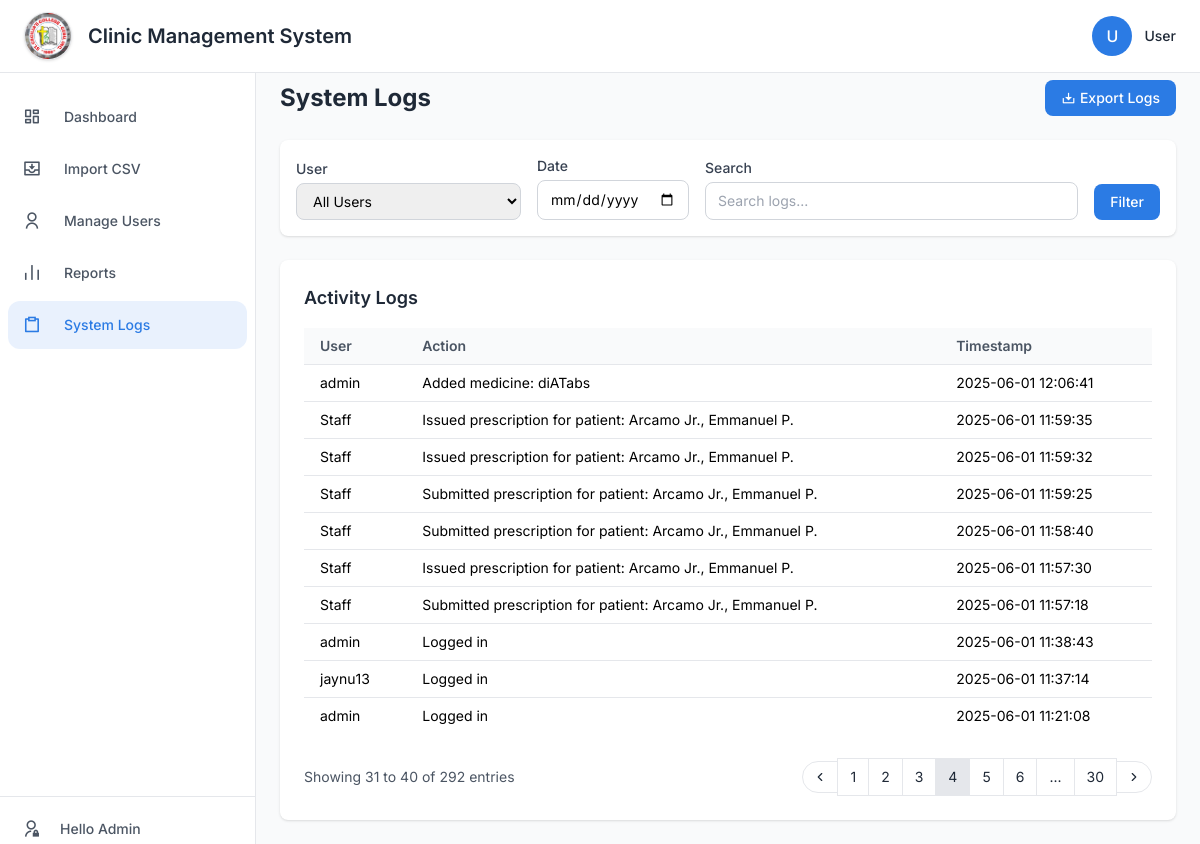
The app's page /admin/logs.php?page=4, older data.
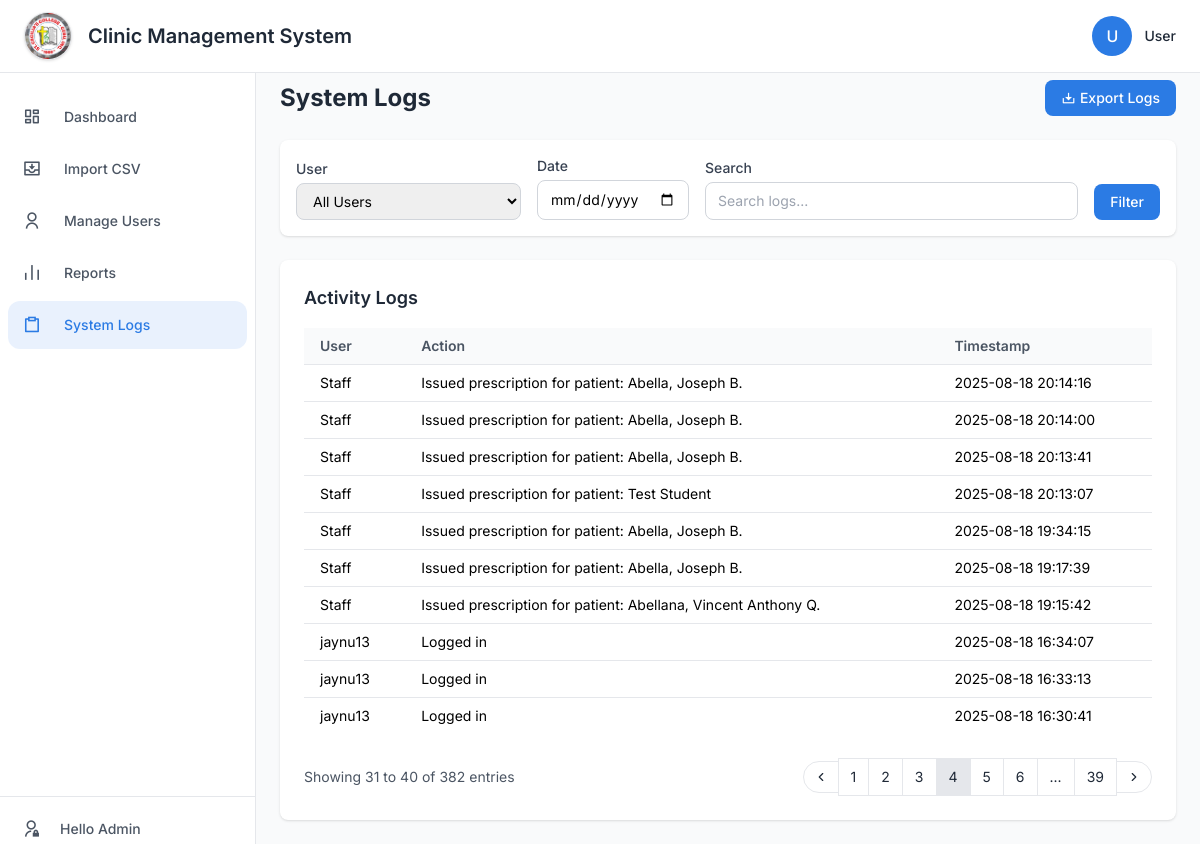
The same page, newer data.
### tables this page shows
CREATE TABLE `logs` (
  `id` int(11) NOT NULL,
  `user_id` int(11) DEFAULT NULL,
  `user_email` varchar(255) DEFAULT NULL,
  `action` varchar(255) DEFAULT NULL,
  `timestamp` datetime DEFAULT current_timestamp()
);

### admin/logs.php (the view, shortened to what the changed rows need)
<?php
include '../includea/header.php';
$perPage = 10;
$currentPage = isset($_GET['page']) ? max(1, intval($_GET['page'])) : 1;
$offset = ($currentPage - 1) * $perPage;
try {
    $db = new PDO('mysql:host=localhost;dbname=clinic_management_system;charset=utf8', 'root', '');
    $db->setAttribute(PDO::ATTR_ERRMODE, PDO::ERRMODE_EXCEPTION);
    $whereConditions = [];
    $params = [];
    $whereClause = !empty($whereConditions) ? 'WHERE ' . implode(' AND ', $whereConditions) : '';
    $countQuery = "SELECT COUNT(*) FROM logs $whereClause";
    $countStmt = $db->prepare($countQuery);
    $countStmt->execute($params);
    $totalLogs = $countStmt->fetchColumn();
    $totalPages = ceil($totalLogs / $perPage);
    $logsQuery = "SELECT * FROM logs $whereClause ORDER BY timestamp DESC LIMIT $perPage OFFSET $offset";
    $logsStmt = $db->prepare($logsQuery);
    $logsStmt->execute($params);
    $logs = $logsStmt->fetchAll(PDO::FETCH_ASSOC);
    $userMap = [];
    try {
        $userRows = $db->query('SELECT email, username FROM users')->fetchAll(PDO::FETCH_ASSOC);
        foreach ($userRows as $u) {
            $userMap[$u['email']] = $u['username'];
        }
    } catch (Exception $e) {}
} catch (PDOException $e) {
    $logs = [];
    $totalLogs = 0;
    $totalPages = 0;
    $userMap = [];
}
?>
<main class="flex-1 overflow-y-auto bg-gray-50 p-6 ml-16 md:ml-64 mt-[56px]">
        <div class="flex items-center justify-between mb-6">
            <h2 class="text-2xl font-bold text-gray-800">System Logs</h2>
        </div>
        <div class="bg-white rounded shadow p-6">
            <div class="overflow-x-auto">
                <table class="min-w-full divide-y divide-gray-200 text-sm">
                    <thead class="bg-gray-50">
                        <tr>
                            <th class="px-4 py-2 text-left font-semibold text-gray-600">User</th>
                            <th class="px-4 py-2 text-left font-semibold text-gray-600">Action</th>
                            <th class="px-4 py-2 text-left font-semibold text-gray-600">Timestamp</th>
                        </tr>
                    </thead>
                    <tbody class="divide-y divide-gray-200">
                        <?php if (!empty($logs)): ?>
                            <?php foreach ($logs as $log): ?>
                            <tr class="hover:bg-gray-50">
                                <td class="px-4 py-2">
                                    <?php
                                        $user = $log['user_email'];
                                        echo htmlspecialchars(isset($userMap[$user]) ? $userMap[$user] : ($user ? $user : 'System'));
                                    ?>
                                </td>
                                <td class="px-4 py-2"><?php echo htmlspecialchars($log['action']); ?></td>
                                <td class="px-4 py-2"><?php echo htmlspecialchars($log['timestamp']); ?></td>
                            </tr>
                            <?php endforeach; ?>
                        <?php else: ?>
                            <tr>
                                <td colspan="3" class="px-4 py-8 text-center text-gray-500">No logs found.</td>
                            </tr>
                        <?php endif; ?>
                    </tbody>
                </table>
            </div>
            <?php if ($totalPages > 1): ?>
            <div class="flex justify-between items-center mt-6">
                <div class="text-sm text-gray-600">
                    <?php
                    $start = $offset + 1;
                    $end = min($offset + $perPage, $totalLogs);
                    ?>
                    Showing <?php echo $start; ?> to <?php echo $end; ?> of <?php echo $totalLogs; ?> entries
                </div>
                <nav class="flex justify-end items-center -space-x-px" aria-label="Pagination">
                    <?php
                    $queryParams = [];
                    function buildPaginationLink($page, $queryParams) {
                        $queryParams['page'] = $page;
                        return '?' . http_build_query($queryParams);
                    }
                    ?>
                    <?php if ($currentPage > 1): ?>
                        <a href="<?php echo buildPaginationLink($currentPage - 1, $queryParams); ?>" class="min-h-9.5 min-w-9.5 py-2 px-2.5 inline-flex justify-center items-center gap-x-1.5 text-sm first:rounded-s-lg last:rounded-e-lg border border-gray-200 text-gray-800 hover:bg-gray-100 focus:outline-hidden focus:bg-gray-100" aria-label="Previous">
                            <svg class="shrink-0 size-3.5" xmlns="http://www.w3.org/2000/svg" width="24" height="24" viewBox="0 0 24 24" fill="none" stroke="currentColor" stroke-width="2" stroke-linecap="round" stroke-linejoin="round">
                                <path d="m15 18-6-6 6-6"></path>
                            </svg>
                        </a>
                    <?php endif; ?>
                    <?php
                    $start_page = max(1, $currentPage - 2);
                    $end_page = min($totalPages, $currentPage + 2);
                    if ($start_page > 1): ?>
                        <a href="<?php echo buildPaginationLink(1, $queryParams); ?>" class="min-h-9.5 min-w-9.5 flex justify-center items-center border border-gray-200 text-gray-800 hover:bg-gray-100 py-2 px-3 text-sm first:rounded-s-lg last:rounded-e-lg focus:outline-hidden focus:bg-gray-100">1</a>
                    <?php endif; ?>
                    <?php for ($i = $start_page; $i <= $end_page; $i++): ?>
                        <?php if ($i == $currentPage): ?>
                            <button type="button" class="min-h-9.5 min-w-9.5 flex justify-center items-center bg-gray-200 text-gray-800 border border-gray-200 py-2 px-3 text-sm first:rounded-s-lg last:rounded-e-lg focus:outline-hidden focus:bg-gray-300" aria-current="page"><?php echo $i; ?></button>
                        <?php else: ?>
                            <a href="<?php echo buildPaginationLink($i, $queryParams); ?>" class="min-h-9.5 min-w-9.5 flex justify-center items-center border border-gray-200 text-gray-800 hover:bg-gray-100 py-2 px-3 text-sm first:rounded-s-lg last:rounded-e-lg focus:outline-hidden focus:bg-gray-100"><?php echo $i; ?></a>
                        <?php endif; ?>
                    <?php endfor; ?>
                    <?php if ($end_page < $totalPages): ?>
                        <?php if ($end_page < $totalPages - 1): ?>
                            <span class="min-h-9.5 min-w-9.5 flex justify-center items-center border border-gray-200 text-gray-800 py-2 px-3 text-sm">...</span>
                        <?php endif; ?>
                        <a href="<?php echo buildPaginationLink($totalPages, $queryParams); ?>" class="min-h-9.5 min-w-9.5 flex justify-center items-center border border-gray-200 text-gray-800 hover:bg-gray-100 py-2 px-3 text-sm first:rounded-s-lg last:rounded-e-lg focus:outline-hidden focus:bg-gray-100"><?php echo $totalPages; ?></a>
                    <?php endif; ?>
                    <?php if ($currentPage < $totalPages): ?>
                        <a href="<?php echo buildPaginationLink($currentPage + 1, $queryParams); ?>" class="min-h-9.5 min-w-9.5 py-2 px-2.5 inline-flex justify-center items-center gap-x-1.5 text-sm first:rounded-s-lg last:rounded-e-lg border border-gray-200 text-gray-800 hover:bg-gray-100 focus:outline-hidden focus:bg-gray-100" aria-label="Next">
                            <svg class="shrink-0 size-3.5" xmlns="http://www.w3.org/2000/svg" width="24" height="24" viewBox="0 0 24 24" fill="none" stroke="currentColor" stroke-width="2" stroke-linecap="round" stroke-linejoin="round">
                                <path d="m9 18 6-6-6-6"></path>
                            </svg>
                        </a>
                    <?php endif; ?>
                </nav>
            </div>
            <?php endif; ?>
        </div>
</main>
<?php
include '../includea/footer.php';
?>

Row changes from the older to the newer data that the page shows:
no longer on this page (row unchanged): logs: user_email "admin", action "Added medicine: diATabs", timestamp "2025-06-01 12:06:41"
no longer on this page (row unchanged): logs: user_email "Staff", action "Issued prescription for patient: Arcamo Jr., Emmanuel P.", timestamp "2025-06-01 11:59:35"
no longer on this page (row unchanged): logs: user_email "Staff", action "Issued prescription for patient: Arcamo Jr., Emmanuel P.", timestamp "2025-06-01 11:59:32"
no longer on this page (row unchanged): logs: user_email "Staff", action "Submitted prescription for patient: Arcamo Jr., Emmanuel P.", timestamp "2025-06-01 11:59:25"
no longer on this page (row unchanged): logs: user_email "Staff", action "Submitted prescription for patient: Arcamo Jr., Emmanuel P.", timestamp "2025-06-01 11:58:40"
no longer on this page (row unchanged): logs: user_email "Staff", action "Issued prescription for patient: Arcamo Jr., Emmanuel P.", timestamp "2025-06-01 11:57:30"
no longer on this page (row unchanged): logs: user_email "Staff", action "Submitted prescription for patient: Arcamo Jr., Emmanuel P.", timestamp "2025-06-01 11:57:18"
no longer on this page (row unchanged): logs: user_email "admin", action "Logged in", timestamp "2025-06-01 11:38:43"
no longer on this page (row unchanged): logs: user_email "jaynu13", action "Logged in", timestamp "2025-06-01 11:37:14"
no longer on this page (row unchanged): logs: user_email "admin", action "Logged in", timestamp "2025-06-01 11:21:08"
added logs: user_email "Staff", action "Issued prescription for patient: Abella, Joseph B.", timestamp "2025-08-18 20:14:16"
added logs: user_email "Staff", action "Issued prescription for patient: Abella, Joseph B.", timestamp "2025-08-18 20:14:00"
added logs: user_email "Staff", action "Issued prescription for patient: Abella, Joseph B.", timestamp "2025-08-18 20:13:41"
added logs: user_email "Staff", action "Issued prescription for patient: Test Student", timestamp "2025-08-18 20:13:07"
added logs: user_email "Staff", action "Issued prescription for patient: Abella, Joseph B.", timestamp "2025-08-18 19:34:15"
added logs: user_email "Staff", action "Issued prescription for patient: Abella, Joseph B.", timestamp "2025-08-18 19:17:39"
added logs: user_email "Staff", action "Issued prescription for patient: Abellana, Vincent Anthony Q.", timestamp "2025-08-18 19:15:42"
added logs: user_email "jaynu13", action "Logged in", timestamp "2025-08-18 16:34:07"
added logs: user_email "jaynu13", action "Logged in", timestamp "2025-08-18 16:33:13"
added logs: user_email "jaynu13", action "Logged in", timestamp "2025-08-18 16:30:41"
Text that changed along with them:
$totalLogs: "292" → "382"
$totalPages: "30" → "39"
